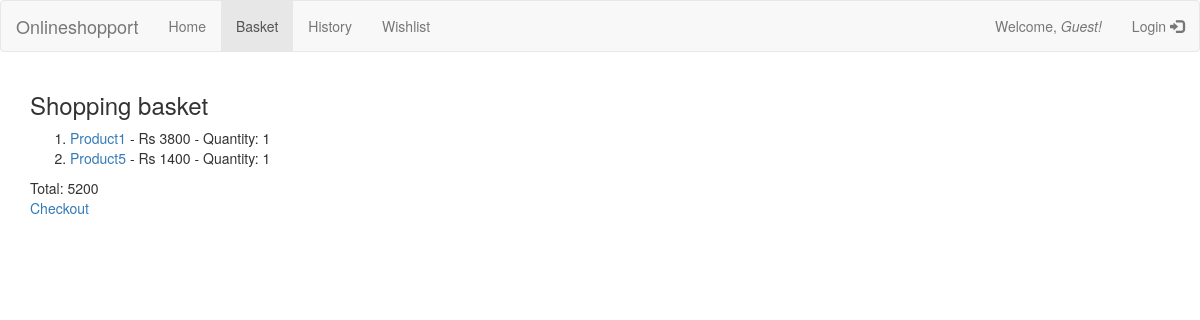
The page /basket/ on the database its author committed.
### osp/models.py (models this page shows, shortened)
class Item(models.Model):
    name = models.CharField(max_length=50)
    cost = models.IntegerField()
    discount = models.SmallIntegerField(default=0)
    available = models.IntegerField(default=1)
    purchase_quantity = models.IntegerField(default=0)
    listed = models.BooleanField(default=True)
    basket = models.ManyToManyField(Basket)
    wishlist = models.ManyToManyField(Wishlist)
    seller = models.CharField(max_length=50, null=True)

class Basket(models.Model):
    customer = models.ForeignKey(Customer, null=True)
    totalbill = models.IntegerField()
    transaction = models.ForeignKey(Transaction, null=True)
    current = models.BooleanField(default=True)
    date = models.DateTimeField(default=datetime.now, blank=True)

### osp/views.py (the view)
# urls.py: url(r'^(?P<prod_name>.+)/basket/$', views.add_to_basket, name='add_to_basket'),
def basket(request):
    current_user = userassert(request)
    try:
        basket = Basket.objects.get(current=True, customer__name=current_user)
    except ObjectDoesNotExist:
        try:
            c = Customer.objects.get(name=current_user)
        except ObjectDoesNotExist:
            c = Customer(name=current_user)
            c.save()
        basket = Basket(customer=c, totalbill=0, current=True)
        basket.save()
    context = {'basket': basket}
    return render(request, 'osp/basket.html', context)

### osp/views.py (called while the page is built)
def userassert(req):
    if req.user.is_authenticated():
        if req.user.username == 'admin':
            return 'defaultguest'
        else:
            return req.user.username
    else:
        return 'defaultguest'

### osp/templates/osp/basket.html (shortened to what this page needs)
{% extends "osp/base.html" %}
{% block content %}
<h3>Shopping basket</h3>
{% if not basket.item_set.all %}
    <p>No items.</p>
{% else %}
    <ol>
    {% for item in basket.item_set.all %}
        <li><a href="{% url 'osp:detail' item.name %}">{{ item.name }}</a> - Rs {{ item.cost }} - Quantity: {{ item.purchase_quantity }}</li>
    {% endfor %}
    </ol>
    Total: {{ basket.totalbill }}
    <br />
    <a href="{% url 'osp:checkout' %}">Checkout</a>
{% endif %}
{% endblock %}

### rows shown on the page
Item: name "Product1", cost "3800", purchase_quantity "1"
Item: name "Product5", cost "1400", purchase_quantity "1"
Basket: totalbill "5200"
